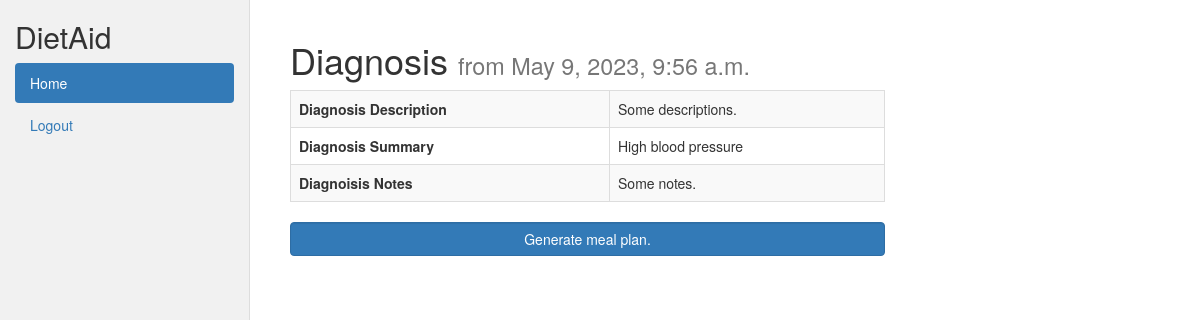
Screenshot of /catalog/diagnosis/?diagnosis_id=27 (signed in) with the database file from the repository.
### catalog/models.py (models this page shows)
class Diagnosis(models.Model):
    patient_id = models.IntegerField()
    patient_lastname = models.CharField(max_length = 100)
    doctor_id = models.IntegerField()
    doctor_lastname = models.CharField(max_length = 100)
    description = models.CharField(max_length=500)
    summary = models.CharField(max_length = 100)
    notes = models.CharField(max_length = 300)
    created_at = models.DateTimeField(auto_now_add=True)
    updated_at = models.DateTimeField(auto_now=True)

### catalog/views.py (the view)
# urls.py: path('diagnosis/', views.diagnosis_detail_view, name ='diagnosis-detail'),
@login_required
def diagnosis_detail_view(request):
    diagnosis = get_object_or_404(Diagnosis, pk = request.GET.get('diagnosis_id'))
    if request.user.id != diagnosis.patient_id and request.user.userprofile.role=="patient":
        return HttpResponseRedirect(reverse('not-authorized'))
    patient = User.objects.filter(id__exact = diagnosis.patient_id)
    doctor = User.objects.filter(id__exact = diagnosis.doctor_id)
    context = {
        'diagnosis': diagnosis,
        'patient': patient,
        'doctor': doctor,
    }
    return render(request, 'catalog/diagnosis_detail.html', context)

### catalog/templates/catalog/diagnosis_detail.html (shortened to what this page needs)
{% extends "base_generic.html" %}
{% block content %}
    <h1>Diagnosis <small>from  {{diagnosis.created_at}}</small></h1>
    <table class="table table-striped table-bordered">
        <tbody>
            <tr>
                <th>Diagnosis Description</td>
                <td>{{diagnosis.description}}</td>
            </tr>
            <tr>
                <th>Diagnosis Summary</td>
                <td>{{diagnosis.summary}}</td>
            </tr>
            <tr>
                <th>Diagnoisis Notes</td>
                <td>{{diagnosis.notes}}</td>
            </tr>
        </tbody>
    </table>
    {% if user.userprofile.role == 'patient'%}
        <a href = "{% url 'generate-mealplan'%}?diagnosis_id={{diagnosis.id}}" class='form-control btn btn-primary'>Generate meal plan.</a>
    {% endif %}
{% endblock %}

### rows the page displays
Diagnosis: created_at "May 9, 2023, 9:56 a.m.", description "Some descriptions.", summary "High blood pressure", notes "Some notes."
